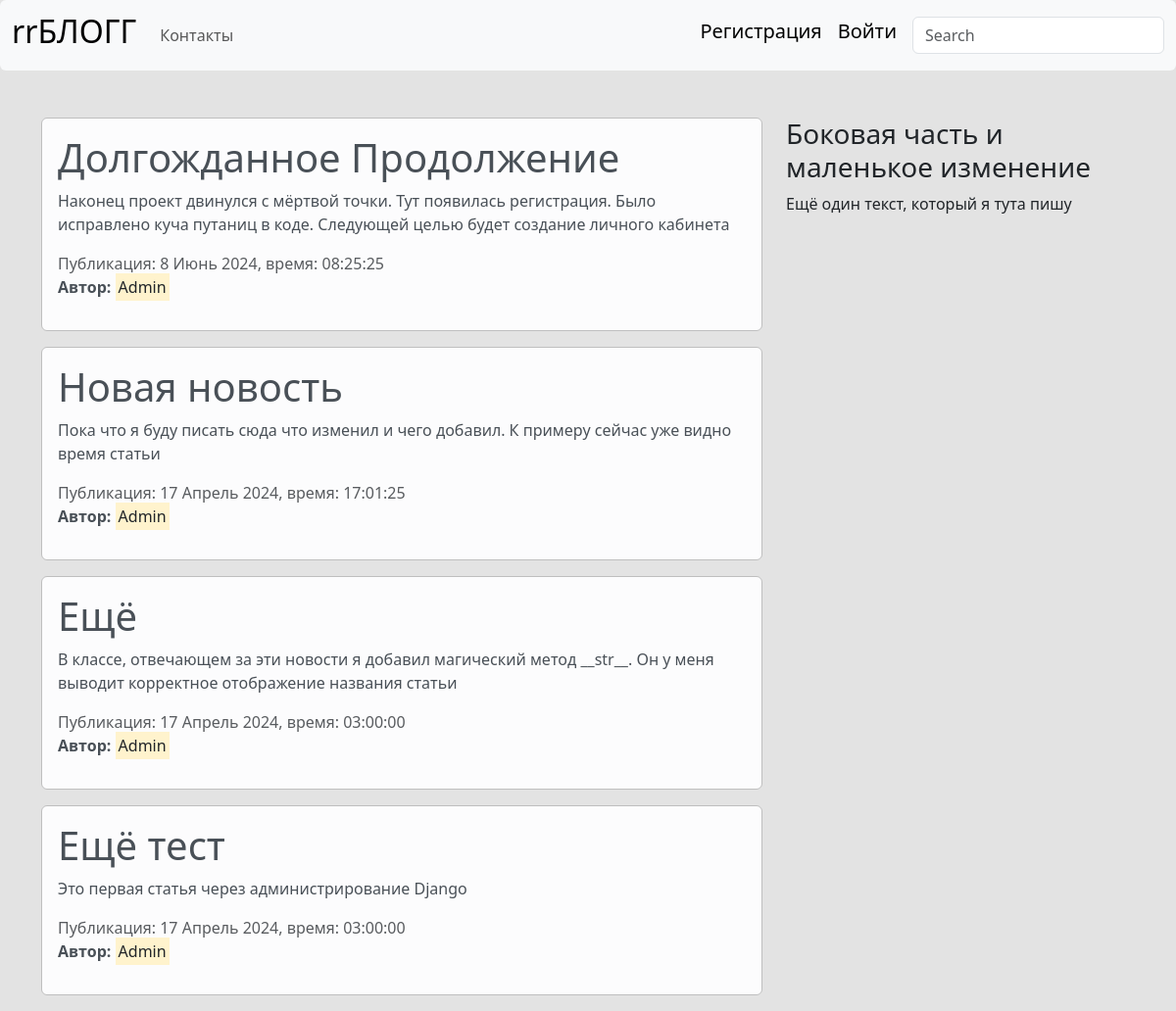
The page / on the database its author committed.
### blog/models.py (models this page shows, shortened)
class News(models.Model):
    title = models.CharField(verbose_name='Название статьи', max_length=100)
    text = models.TextField(verbose_name='Основной текст статьи')
    date = models.DateTimeField(verbose_name='Дата', default=timezone.now)
    avtor = models.ForeignKey(User, verbose_name='Автор', on_delete=models.CASCADE)
    class Meta:
        verbose_name = 'Новость'
        verbose_name_plural = 'Новости'

### blog/views.py (the view)
# urls.py: path('', views.home, name='home'),
def home(request):
    data = {
        'news': News.objects.all().order_by('-id'),
        'title': 'Global page',
    }
    return render(request, 'blog/home.html', data)

### blog/templates/blog/home.html (shortened to what this page needs)
{% extends 'blog/base.html' %}
{% block content %}
    {% for post in news %}
        <div class="alert alert-light">
            <h1>{{ post.title }}</h1>
            <p>{{ post.text }}</p>
            <span class="text-muted">Публикация: {{ post.date | date:"j F Y, время: H:i:s" }}</span>
            <p>
                <b>Автор:</b>
                <mark>{{ post.avtor }}</mark>
            </p>
        </div>
    {% endfor %}
{% endblock %}

### blog/templates/blog/base.html (shortened to what this page needs)
{% load static %}
<!DOCTYPE html>
<html lang="ru">
<head>
    <link href="https://cdn.jsdelivr.net/npm/bootstrap@5.3.3/dist/css/bootstrap.min.css" rel="stylesheet"
>
    <link rel="stylesheet" href="{% static 'blog/main.css' %}">
</head>
<body>
<nav class="navbar navbar-expand-lg bg-body-tertiary rounded">
    <div class="container-fluid">
        <a class="navbar-brand" href="{% url 'home' %}"><h2>rrБЛОГГ</h2></a>
        <div class="collapse navbar-collapse" id="navbarsExample09">
            <ul class="navbar-nav me-auto mb-2 mb-lg-0">
                <li class="nav-item">
                    <a class="nav-link" href="{% url 'contact' %}">Контакты</a>
                </li>
            </ul>
            {% if not user.is_authenticated %}
                <ul class="navbar-nav mb-2 ml-3">
                    <li class="nav-item">
                        <a class="navbar-brand" href="{% url 'sig' %}">Регистрация</a>
                    </li>
                    <li class="nav-item">
                        <a class="navbar-brand" href="{% url 'log' %}">Войти</a>
                    </li>
                </ul>
            {% endif %}
            <form role="search">
                <input class="form-control" type="search" placeholder="Search" aria-label="Search">
            </form>
        </div>
    </div>
</nav>
<div class="container mt-5">
    <div class="row">
        <div class="col-md-8">
            {% block content %}
            {% endblock %}
        </div>
        <aside class="col-md-4">
            <h3>
                Боковая часть и маленькое изменение
            </h3>
            Ещё один текст, который я тута пишу
        </aside>
    </div>
</div>
</body>
</html>

### blog/static/blog/main.css (style rules this page uses)
body { background: #e3e3e3; }
.alert-light { border-color: #bfbfbf; }
.navbar { border-color: #bfbfbf; color: #e31010; }

### rows shown on the page
News: title "Долгожданное Продолжение", text "Наконец проект двинулся с мёртвой точки. Тут появилась регистрация. Было исправлено куча путаниц в коде. Следующей целью будет создание личного кабинета", date "8 Июнь 2024, время: 08:25:25", avtor "Admin"
News: title "Новая новость", text "Пока что я буду писать сюда что изменил и чего добавил. К примеру сейчас уже видно время статьи", date "17 Апрель 2024, время: 17:01:25", avtor "Admin"
News: title "Ещё", text "В классе, отвечающем за эти новости я добавил магический метод __str__. Он у меня выводит корректное отображение названия статьи", date "17 Апрель 2024, время: 03:00:00", avtor "Admin"
News: title "Ещё тест", text "Это первая статья через администрирование Django", date "17 Апрель 2024, время: 03:00:00", avtor "Admin"
